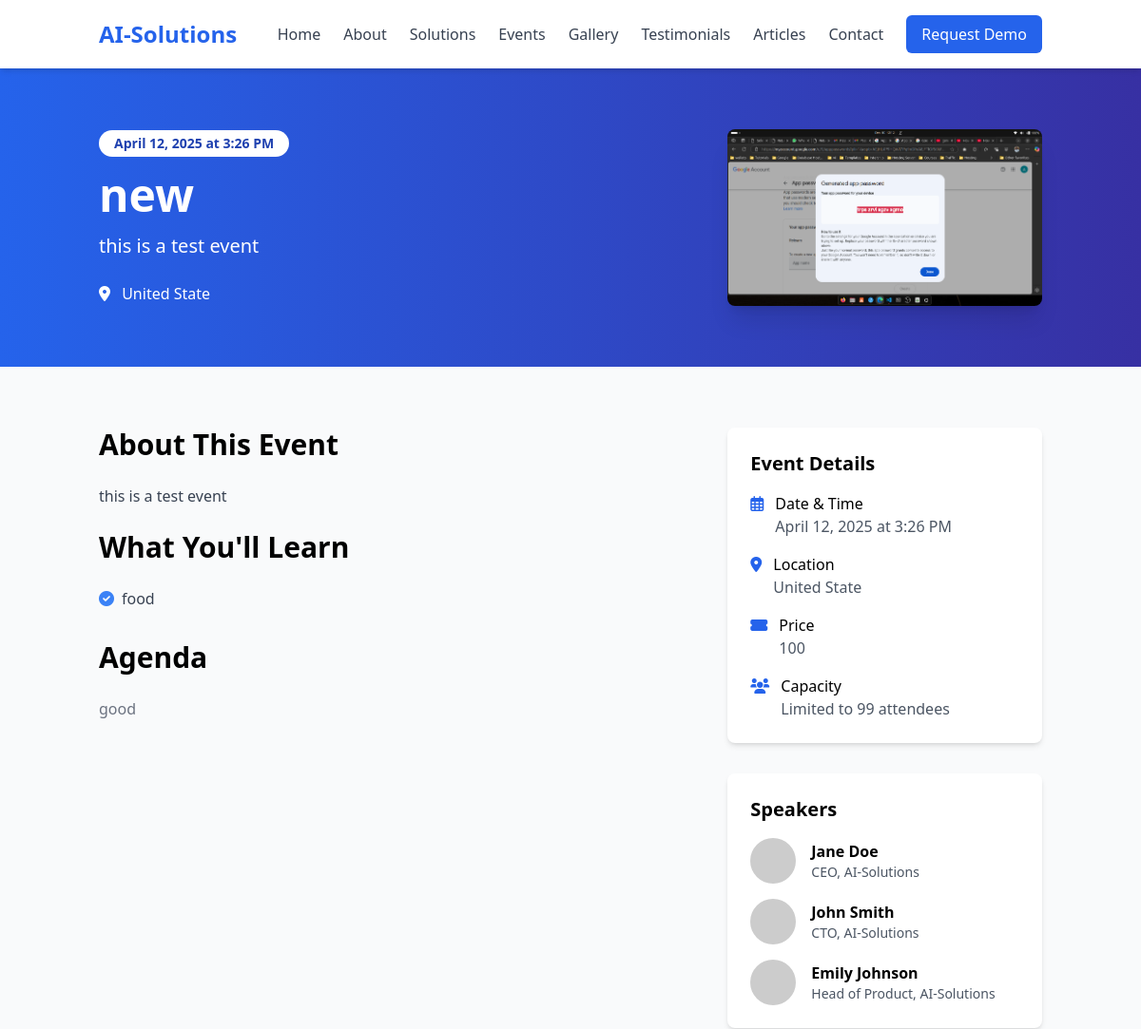
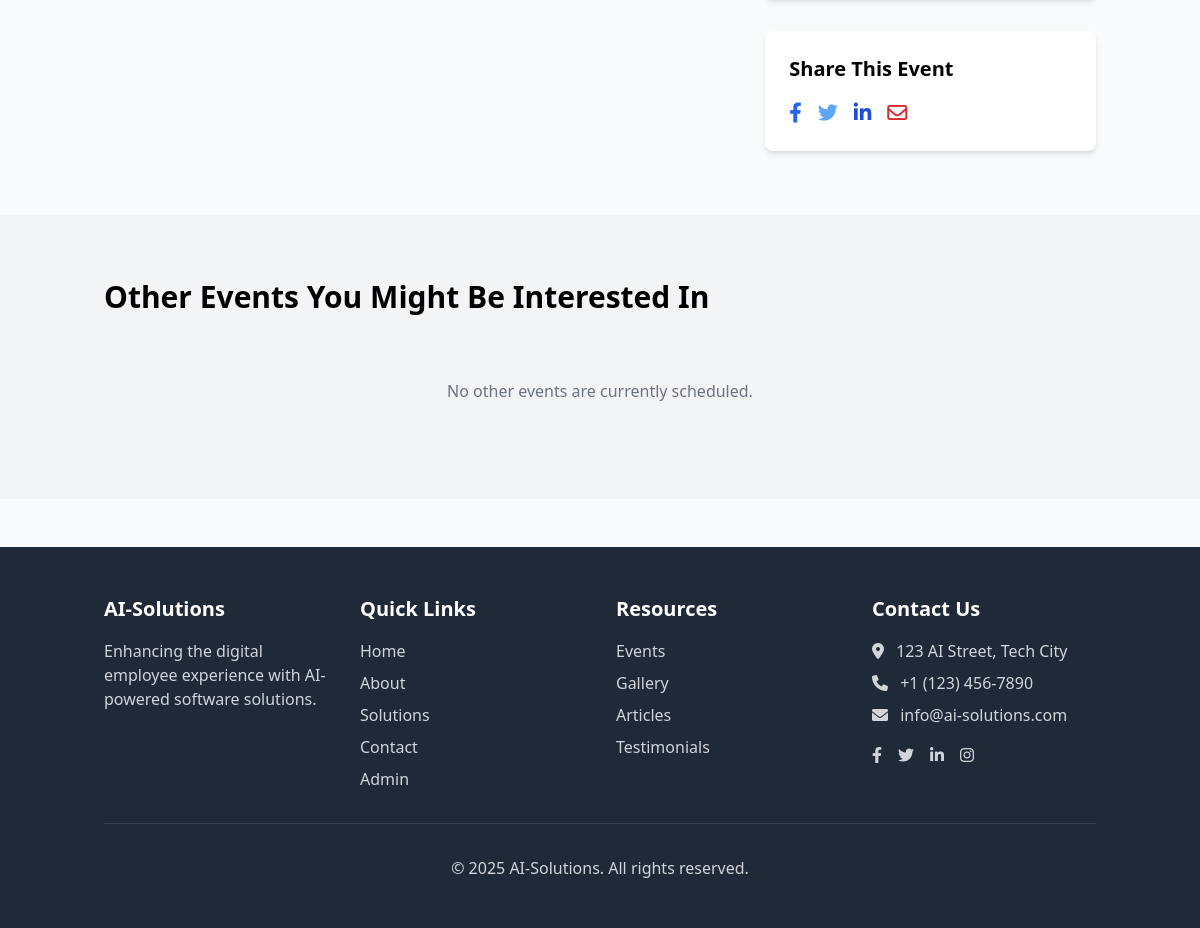
The app's page /events/1/ with its own data (2 pictures, top to bottom).
### core/models.py (models this page shows, shortened)
class Event(models.Model):
    title = models.CharField(max_length=200)
    slug = models.SlugField(max_length=200, unique=True, blank=True)
    description = models.TextField()
    date = models.DateTimeField()
    location = models.CharField(max_length=200)
    image = models.ImageField(upload_to='events/', blank=True, null=True)
    price = models.CharField(max_length=100, blank=True, null=True)
    capacity = models.IntegerField(default=100)
    agenda = models.TextField(blank=True, null=True)
    what_you_will_learn = models.TextField(blank=True, null=True)
    speakers = models.ManyToManyField('Speaker', related_name='events', blank=True)
    @property
    def is_upcoming(self):
        return self.date > timezone.now()

### core/views.py (the view)
# urls.py: path('events/<int:pk>/', event_detail, name='event_detail'),
def event_detail(request, pk):
    event = get_object_or_404(Event, pk=pk)
    agenda_items = []
    if event.agenda:
        for line in event.agenda.splitlines():
            if line.strip():  # Skip empty lines
                if ':' in line and len(line) > 5:
                    time = line[:5]  # Get first 5 chars (time)
                    description = line[6:]  # Get rest after time
                    agenda_items.append({'time': time, 'description': description})
                else:
                    agenda_items.append({'time': '', 'description': line})
    related_events = Event.objects.filter(date__gt=timezone.now()).exclude(pk=event.pk).order_by('date')[:3]
    form = EventRegistrationForm()
    context = {
        'event': event,
        'related_events': related_events,
        'form': form,
        'agenda_items': agenda_items,
    }
    return render(request, 'core/event_detail.html', context)

### templates/core/event_detail.html (shortened to what this page needs)
{% extends 'base.html' %}
{% block content %}
<section class="bg-gradient-to-r from-blue-600 to-indigo-800 text-white py-16">
    <div class="container mx-auto px-4">
        <div class="flex flex-col md:flex-row items-center">
            <div class="md:w-2/3 mb-8 md:mb-0">
                <div class="flex items-center mb-4">
                    <div class="bg-white text-blue-800 text-sm font-semibold px-4 py-1 rounded-full">
                        {{ event.date|date:"F j, Y" }} at {{ event.date|date:"g:i A" }}
                    </div>
                </div>
                <h1 class="text-4xl md:text-5xl font-bold mb-4">{{ event.title }}</h1>
                <p class="text-xl mb-6">{{ event.description|truncatewords:30 }}</p>
                <div class="flex items-center">
                    <div class="mr-6">
                        <i class="fas fa-map-marker-alt mr-2"></i>
                        <span>{{ event.location }}</span>
                    </div>
                </div>
            </div>
            <div class="md:w-1/3">
                {% if event.image %}
                <img src="{{ event.image.url }}" alt="{{ event.title }}" class="rounded-lg shadow-xl">
                {% else %}
                <img src="https://via.placeholder.com/600x400" alt="{{ event.title }}" class="rounded-lg shadow-xl">
                {% endif %}
            </div>
        </div>
    </div>
</section>
<section class="py-16">
    <div class="container mx-auto px-4">
        <div class="flex flex-col lg:flex-row">
            <div class="lg:w-2/3 lg:pr-12 mb-10 lg:mb-0">
                <div class="prose max-w-none">
                    <h2 class="text-3xl font-bold mb-6">About This Event</h2>
                    <p class="text-gray-700 mb-6">{{ event.description }}</p>
                    <h2 class="text-3xl font-bold mb-6">What You'll Learn</h2>
                    {% if event.what_you_will_learn %}
                    <div class="space-y-2 text-gray-700 mb-8">
                        {% for item in event.what_you_will_learn.splitlines %}
                        {% if item %}
                        <li class="flex items-start">
                            <span class="text-blue-500 mr-2"><i class="fas fa-check-circle mt-1"></i></span>
                            <span>{{ item }}</span>
                        </li>
                        {% endif %}
                        {% endfor %}
                    </div>
                    {% endif %}
                    <h2 class="text-3xl font-bold mb-6">Agenda</h2>
                    {% if event.agenda %}
                    <div class="space-y-4 mb-8">
                        {% for agenda_item in event.agenda.splitlines %}
                        {% if agenda_item %}
                        {% with time_title=agenda_item|slice:":5" %}
                        {% with description=agenda_item|slice:"6:" %}
                        <div class="flex">
                            <div class="w-24 text-gray-500">{{ time_title }}</div>
                        </div>
                        {% endwith %}
                        {% endwith %}
                        {% endif %}
                        {% endfor %}
                    </div>
                    {% endif %}
                </div>
            </div>
            <div class="lg:w-1/3">
                <div class="bg-white rounded-lg shadow-md p-6 mb-8 sticky top-8">
                    <h3 class="text-xl font-bold mb-4">Event Details</h3>
                    <ul class="space-y-4">
                        <li class="flex items-start">
                            <div class="text-blue-600 mr-3">
                                <i class="far fa-calendar-alt"></i>
                            </div>
                            <div>
                                <span class="block font-medium">Date & Time</span>
                                <span class="text-gray-600">{{ event.date|date:"F j, Y" }} at {{ event.date|date:"g:i A" }}</span>
                            </div>
                        </li>
                        <li class="flex items-start">
                            <div class="text-blue-600 mr-3">
                                <i class="fas fa-map-marker-alt"></i>
                            </div>
                            <div>
                                <span class="block font-medium">Location</span>
                                <span class="text-gray-600">{{ event.location }}</span>
                            </div>
                        </li>
                        <li class="flex items-start">
                            <div class="text-blue-600 mr-3">
                                <i class="fas fa-ticket-alt"></i>
                            </div>
                            <div>
                                <span class="block font-medium">Price</span>
                                <span class="text-gray-600">{{ event.price|default:"Free" }}</span>
                            </div>
                        </li>
                        <li class="flex items-start">
                            <div class="text-blue-600 mr-3">
                                <i class="fas fa-users"></i>
                            </div>
                            <div>
                                <span class="block font-medium">Capacity</span>
                                <span class="text-gray-600">Limited to {{ event.capacity }} attendees</span>
                            </div>
                        </li>
                    </ul>
                </div>
                <div class="bg-white rounded-lg shadow-md p-6 mb-8">
                    <h3 class="text-xl font-bold mb-4">Speakers</h3>
                    <div class="space-y-4">
                        {% if event.speakers.all %}
                            {% for speaker in event.speakers.all %}
                            <div class="flex items-center">
                                {% if speaker.image %}
                                <img src="{{ speaker.image.url }}" alt="{{ speaker.name }}" class="w-12 h-12 rounded-full mr-4 object-cover">
                                {% else %}
                                <img src="https://via.placeholder.com/100" alt="{{ speaker.name }}" class="w-12 h-12 rounded-full mr-4">
                                {% endif %}
                                <div>
                                    <h4 class="font-bold">{{ speaker.name }}</h4>
                                    <p class="text-gray-600 text-sm">{{ speaker.title }}, {{ speaker.company }}</p>
                                </div>
                            </div>
                            {% endfor %}
                        {% else %}
                            <div class="flex items-center">
                                <img src="https://via.placeholder.com/100" alt="Speaker" class="w-12 h-12 rounded-full mr-4">
                                <div>
                                    <h4 class="font-bold">Jane Doe</h4>
                                    <p class="text-gray-600 text-sm">CEO, AI-Solutions</p>
                                </div>
                            </div>
                            <div class="flex items-center">
                                <img src="https://via.placeholder.com/100" alt="Speaker" class="w-12 h-12 rounded-full mr-4">
                                <div>
                                    <h4 class="font-bold">John Smith</h4>
                                    <p class="text-gray-600 text-sm">CTO, AI-Solutions</p>
                                </div>
                            </div>
                            <div class="flex items-center">
                                <img src="https://via.placeholder.com/100" alt="Speaker" class="w-12 h-12 rounded-full mr-4">
                                <div>
                                    <h4 class="font-bold">Emily Johnson</h4>
                                    <p class="text-gray-600 text-sm">Head of Product, AI-Solutions</p>
                                </div>
                            </div>
                        {% endif %}
                    </div>
                </div>
                <div class="bg-white rounded-lg shadow-md p-6">
                    <h3 class="text-xl font-bold mb-4">Share This Event</h3>
                    <div class="flex space-x-4">
                        <a href="https://www.facebook.com/sharer/sharer.php?u={{ request.build_absolute_uri }}" target="_blank" class="text-blue-600 hover:text-blue-800"><i class="fab fa-facebook-f text-xl"></i></a>
                        <a href="https://twitter.com/intent/tweet?url={{ request.build_absolute_uri }}&text={{ event.title }}" target="_blank" class="text-blue-400 hover:text-blue-600"><i class="fab fa-twitter text-xl"></i></a>
                        <a href="https://www.linkedin.com/shareArticle?mini=true&url={{ request.build_absolute_uri }}&title={{ event.title }}" target="_blank" class="text-blue-700 hover:text-blue-900"><i class="fab fa-linkedin-in text-xl"></i></a>
                        <a href="mailto:?subject={{ event.title }}&body={{ request.build_absolute_uri }}" class="text-red-600 hover:text-red-800"><i class="far fa-envelope text-xl"></i></a>
                    </div>
                </div>
            </div>
        </div>
    </div>
</section>
<section class="bg-gray-100 py-16">
    <div class="container mx-auto px-4">
        <h2 class="text-3xl font-bold mb-8">Other Events You Might Be Interested In</h2>
        <div class="grid grid-cols-1 md:grid-cols-3 gap-8">
            {% for related_event in related_events %}
            <div class="bg-white rounded-lg shadow-md overflow-hidden">
                {% if related_event.image %}
                <img src="{{ related_event.image.url }}" alt="{{ related_event.title }}" class="w-full h-48 object-cover">
                {% else %}
                <img src="https://via.placeholder.com/400x250" alt="{{ related_event.title }}" class="w-full h-48 object-cover">
                {% endif %}
                <div class="p-6">
                    <div class="flex items-center mb-4">
                        <div class="bg-blue-100 text-blue-800 text-xs font-semibold px-3 py-1 rounded-full">
                            {{ related_event.date|date:"M d, Y" }}
                        </div>
                    </div>
                    <h3 class="text-xl font-bold mb-2">{{ related_event.title }}</h3>
                    <p class="text-gray-600 mb-4">{{ related_event.description|truncatewords:15 }}</p>
                    <a href="{% url 'event_detail' related_event.pk %}" class="text-blue-600 hover:text-blue-800 font-medium">View Details →</a>
                </div>
            </div>
            {% empty %}
            <div class="col-span-3 text-center py-8">
                <p class="text-gray-500">No other events are currently scheduled.</p>
            </div>
            {% endfor %}
        </div>
    </div>
</section>
{% endblock %}

### records on screen
Event: date "April 12, 2025", date "3:26 PM", title "new", description "this is a test event", location "United State", image (picture), splitlines "food", splitlines "good", price "100", capacity "99"
